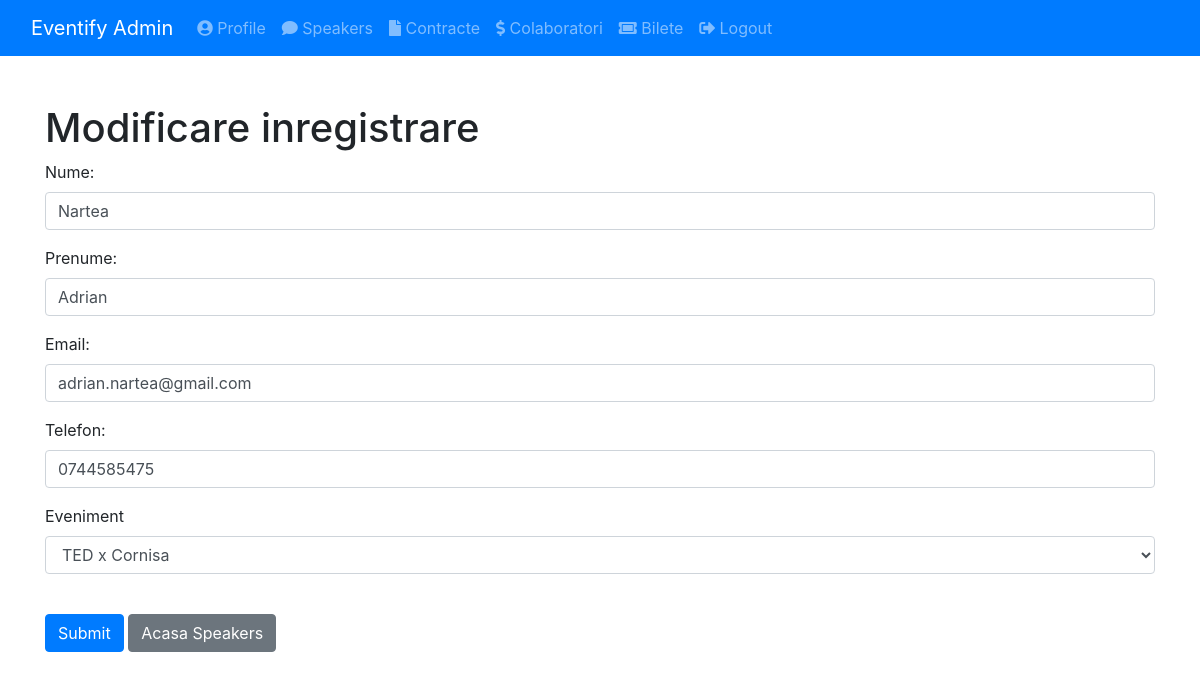
Page /admin/speaker/modificare.php?id=12 (signed in) on the committed database.
### tables this page shows
CREATE TABLE `speaker` (
  `ID` int(11) NOT NULL,
  `nume` varchar(255) NOT NULL,
  `prenume` varchar(255) NOT NULL,
  `poza` varchar(255) DEFAULT NULL,
  `email` varchar(255) DEFAULT NULL,
  `telefon` varchar(20) DEFAULT NULL,
  `IDEveniment` int(11) DEFAULT NULL
);

CREATE TABLE `eveniment` (
  `ID` int(11) NOT NULL,
  `titlu` varchar(100) NOT NULL,
  `descriere` text DEFAULT NULL,
  `data_inceput` date NOT NULL,
  `data_sfarsit` date NOT NULL,
  `agenda` text DEFAULT NULL,
  `locatie` varchar(255) NOT NULL,
  `IDOrganizator` int(11) DEFAULT NULL
);

### admin/speaker/modificare.php (the view, shortened to what this page needs)
<?php
include("../partials/conectare.php");
include('../partials/navbar.php');
?>
<html>
<head>
</head>
<body>
<div class="container mt-5">
<h1><?php if ($_GET['id'] != '') { echo "Modificare inregistrare"; } ?></h1>
<form action="" method="post">
    <div>
        <?php if ($_GET['id'] != '') { ?>
            <?php
            if ($result = $mysqli->query("SELECT nume, prenume, email, telefon, IDEveniment FROM speaker where id='".$_GET['id']."'")) {
                if ($result->num_rows > 0) {
                    $row = $result->fetch_object(); ?>
                    <div class="form-group">
                        <label for="nume">Nume:</label>
                        <input type="text" class="form-control" name="nume" id="nume" value="<?php echo htmlspecialchars($row->nume); ?>" />
                    </div>
                    <div class="form-group">
                        <label for="prenume">Prenume:</label>
                        <input type="text" class="form-control" name="prenume" id="prenume" value="<?php echo htmlspecialchars($row->prenume); ?>" />
                    </div>
                    <div class="form-group">
                        <label for="email">Email:</label>
                        <input type="email" class="form-control" name="email" id="email" value="<?php echo htmlspecialchars($row->email); ?>" />
                    </div>
                    <div class="form-group">
                        <label for="telefon">Telefon:</label>
                        <input type="text" class="form-control" name="telefon" id="telefon" value="<?php echo htmlspecialchars($row->telefon); ?>" />
                    </div>
                    <?php
                    echo "<div class='form-group'>";
                    echo "<label for='IDEveniment'>Eveniment</label>";
                    echo "<select class='form-control' name='IDEveniment'>";
                    if ($row->IDEveniment) {
                        $current_event_stmt = $mysqli->prepare("SELECT titlu FROM eveniment WHERE id = ?");
                        $current_event_stmt->bind_param("i", $row->IDEveniment);
                        $current_event_stmt->execute();
                        $current_event_result = $current_event_stmt->get_result();
                        if ($current_event_result->num_rows > 0) {
                            $current_event_row = $current_event_result->fetch_assoc();
                            echo "<option value='" . htmlspecialchars($row->IDEveniment) . "' selected>" . htmlspecialchars($current_event_row['titlu']) . "</option>";
                        }
                    }
                    echo "</select></div>";
                    ?>
                <?php }}} ?>
        <br />
        <button type="submit" name="submit" class="btn btn-primary">Submit</button>
        <a href="index.php" class="btn btn-secondary">Acasa Speakers</a>
    </div>
</div>
</body>
</html>

### rows in the picture
speaker: nume "Nartea", prenume "Adrian", email "adrian.nartea@gmail.com", telefon "0744585475", IDEveniment "TED x Cornisa"
